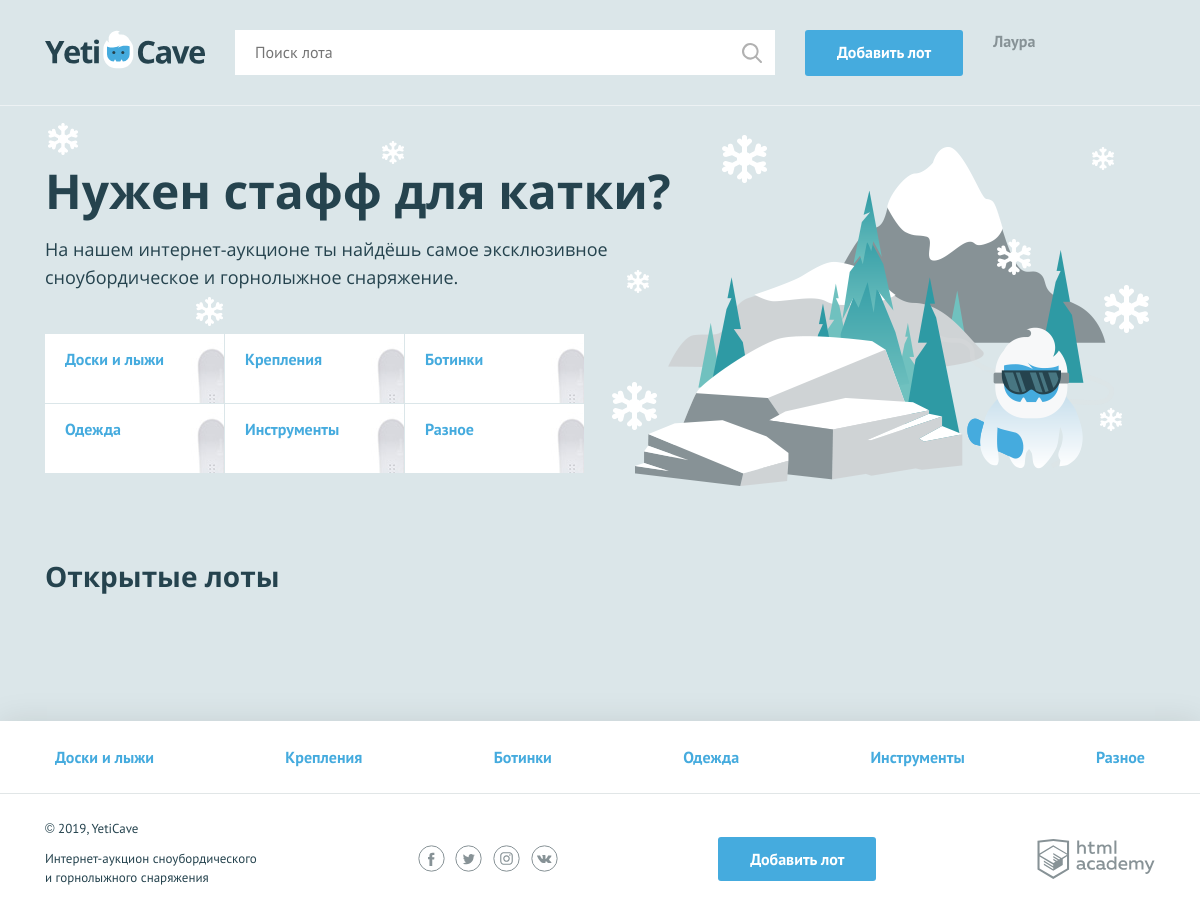
The page / on the database its author committed.
### tables this page shows
CREATE TABLE categories (
	id INT(11) NOT NULL AUTO_INCREMENT,
	name CHAR(50) NOT NULL,
	PRIMARY KEY(id)
);

### functions.php (called while the page is built, shortened)
<?php
function include_template($name, $data) {
    $name = 'templates/' . $name;
    extract($data);
    require $name;
    $result = ob_get_clean();
    return $result;
}
function object_in_array($result, $con){
    if (!$result) {
        $error = "Ошибка MySQL: " . mysqli_error($con);
        print $error;
    }
    else {
        return mysqli_fetch_all($result, MYSQLI_ASSOC);
    }
}

### data.php (called while the page is built)
<?php
$categories=["Доски и лыжи", "Крепления", "Ботинки", "Одежда", "Инструменты", "Разное"];

### templates/layout.php (the view, shortened to what this page needs)
<!DOCTYPE html>
<html lang="ru">
<head>
    <link href="css/normalize.min.css" rel="stylesheet">
    <link href="css/style.css" rel="stylesheet">
</head>
<body>
<div class="page-wrapper">
    <header class="main-header">
        <div class="main-header__container container">
            <a class="main-header__logo">
                <img src="img/logo.svg" width="160" height="39" alt="Логотип компании YetiCave">
            </a>
            <form class="main-header__search" method="get" action="https://echo.htmlacademy.ru">
                <input type="search" name="search" placeholder="Поиск лота">
                <input class="main-header__search-btn" type="submit" name="find" value="Найти">
            </form>
            <a class="main-header__add-lot button" href="pages/add-lot.html">Добавить лот</a>
            <nav class="user-menu">
                <?php if ($is_auth==1): ?>
                    <div class="user-menu__logged">
                        <p><?=$user_name; ?></p>
                    </div>
                <?php endif; ?>
            </nav>
        </div>
    </header>
    <main class="container"><?=$content; ?></main>
</div>
<footer class="main-footer">
    <nav class="nav">
        <ul class="nav__list container">
            <?php foreach($categories as $value): ?>
                <li class="nav__item">
                    <a href="pages/all-lots.html"><?=$value['name']; ?></a>
                </li>
            <?php endforeach; ?>
        </ul>
    </nav>
    <div class="main-footer__bottom container">
        <div class="main-footer__copyright">
            <p>© 2019, YetiCave</p>
            <p>Интернет-аукцион сноубордического и горнолыжного снаряжения</p>
        </div>
        <div class="main-footer__social social">
            <a class="social__link social__link--facebook" href="#">
            </a>
            <a class="social__link social__link--twitter" href="#">
            </a>
            <a class="social__link social__link--instagram" href="#">
            </a>
            <a class="social__link social__link--vkontakte" href="#">
            </a>
        </div>
        <a class="main-footer__add-lot button" href="add-lot.html">Добавить лот</a>
        <div class="main-footer__developed-by">
            <a class="logo-academy" href="https://htmlacademy.ru/intensive/php">
            </a>
        </div>
    </div>
</footer>
</body>
</html>

### templates/index.php (shortened to what this page needs)
<section class="promo">
    <h2 class="promo__title">Нужен стафф для катки?</h2>
    <p class="promo__text">На нашем интернет-аукционе ты найдёшь самое эксклюзивное сноубордическое и горнолыжное снаряжение.</p>
    <ul class="promo__list">
        <?php foreach ($categories as $value): ?>
            <li class="promo__item promo__item--boards">
                <a class="promo__link" href="pages/all-lots.html"><?=$value; ?></a>
            </li>
        <?php endforeach; ?>
    </ul>
</section>
<section class="lots">
    <div class="lots__header">
        <h2>Открытые лоты</h2>
    </div>
</section>

### index.php
<?php
require_once('functions.php');
require_once('data.php');
$con= mysqli_init();
mysqli_options($con, MYSQLI_OPT_INT_AND_FLOAT_NATIVE, 1);
mysqli_real_connect($con, "localhost", "root", "", "yeticave_db");
if ($con === false) {
    exit("Ошибка подключения: " . mysqli_connect_error());
}
else {
    mysqli_set_charset($con, "utf8");
    $sql = "SELECT categories.name FROM categories";
    $sql_lots = "SELECT title, start_price, image_path, categories.name, ifnull(max(rates.sum_price),lots.start_price) FROM lots
JOIN categories ON lots.category_id=categories.id
LEFT JOIN rates ON lots.id=rates.id_lot
WHERE lots.date_end >CURRENT_DATE()
group by lots.id
ORDER BY lots.date_create DESC
LIMIT 9";
    $result = mysqli_query($con, $sql);
    $result_lots = mysqli_query($con, $sql_lots);
    $cat = object_in_array($result, $con);
    $lots=object_in_array($result_lots, $con);
}
$is_auth = rand(0, 1);
$user_name = 'Лаура';
$page_content = include_template('index.php', [
    'categories'=>$categories,
    'advertisements'=>$lots]);
$layout_content = include_template('layout.php', [
    'title' => 'Yeti - Главная страница',
    'is_auth' => $is_auth,
    'user_name' => $user_name,
    'content' => $page_content,
    'categories' => $cat
]);
print($layout_content);

### rows shown on the page
categories: name "Доски и лыжи"
categories: name "Крепления"
categories: name "Ботинки"
categories: name "Одежда"
categories: name "Инструменты"
categories: name "Разное"

### other values the page prints
$user_name "Лаура"
$value "Доски и лыжи"
$value "Крепления"
$value "Ботинки"
$value "Одежда"
$value "Инструменты"
$value "Разное"
